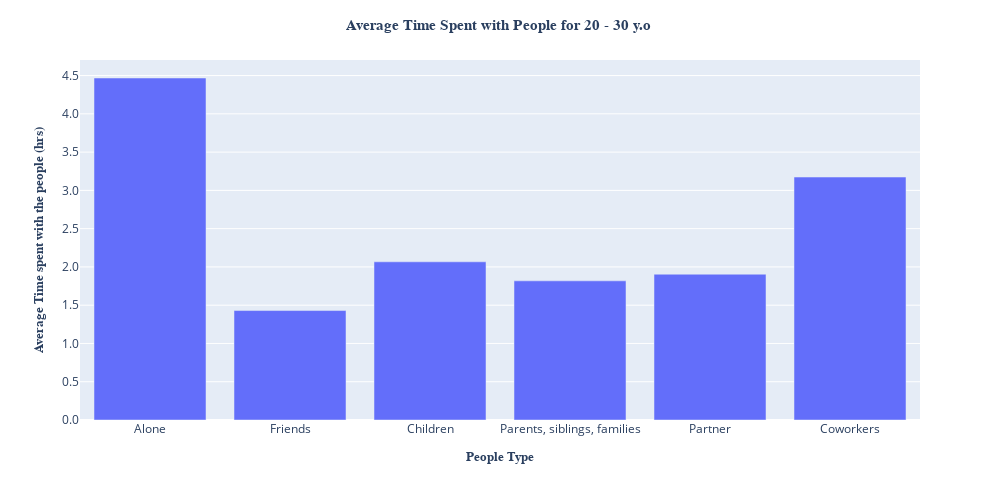

The code cell stored with this chart in its notebook:
### Markdown cell above
### **Some thoughts re. Plotly Line plot for this data**
- the line without marker is sufficient to understand the trend of time spent with each group of people
- the line plot shows the trend of time over age and show which group people spend time most at each age
- Instead of legend, use annotation with arrows &#8592; to denote what each line represents. It seems to be easier to read visually than trying to read the legend and match it in our brain (more steps to make sense of the data)
- Nice to have and yet to figure out or wait for new Plotly new features:
    - In the hover display, **BOLD** the time spent for the group people with the highest time spent at that age
    - was not able to find out how display y-value in hover in descending order (update the order of Time spent for each group as one scrolls through x-axis) ==> not sure if this function exist or more involved like using javascript and etc..

### Code cell
# Or do the math on how many days people spent on average with the different groups of people in their twenties?
the_col = ['Alone','Friends','Children','Parents, siblings, families','Partner','Coworkers']
df1_20yo = df1.loc[(df1['Year'] >= 20) & (df1['Year'] <= 30),the_col]

df1_20yo_avg = df1_20yo.mean().reset_index()
df1_20yo_avg.columns = ['People Type','Avg Time mins']
df1_20yo_avg['Avg Time hrs'] = df1_20yo_avg['Avg Time mins']/60
fig = px.bar(df1_20yo_avg, x='People Type', y='Avg Time hrs',
            color_discrete_sequence=px.colors.qualitative.Plotly)

fig.update_layout(
        width = 1000,
        height=500,
        xaxis_title={
            'text': '<b>People Type</b>',
            'font': {'size': 13, 'family': 'Arial'}
        },
        yaxis_title={'text':'<b>Average Time spent with the people (hrs)</b>',
                    'font':{'size': 13, 'family': 'Arial'}
        },
        title={'text':'<b>Average Time Spent with People for 20 - 30 y.o </b>',
                    'font':{'size': 15, 'family': 'Arial'}
        },
        title_x=0.50, #ceneter the title to the middle, title_x btw 0 and 1
        yaxis_tickformat = '.1f'
    ) # to bold font, use <b> </b> like HTML

fig.show()

### Figure 1 — Plotly figure (JSON) as saved in the notebook; plotly's stock layout.template omitted (floating-point values rounded to 4 significant figures)
{"data": [{"alignmentgroup": "True", "hovertemplate": "People Type=%{x}<br>Avg Time hrs=%{y}<extra></extra>", "legendgroup": "", "marker": {"color": "#636EFA", "pattern": {"shape": ""}}, "name": "", "offsetgroup": "", "orientation": "v", "showlegend": false, "textposition": "auto", "type": "bar", "x": ["Alone", "Friends", "Children", "Parents, siblings, families", "Partner", "Coworkers"], "xaxis": "x", "y": [4.468, 1.43, 2.067, 1.818, 1.905, 3.174], "yaxis": "y"}], "layout": {"barmode": "relative", "height": 500, "legend": {"tracegroupgap": 0}, "margin": {"t": 60}, "title": {"font": {"family": "Arial", "size": 15}, "text": "<b>Average Time Spent with People for 20 - 30 y.o </b>", "x": 0.5}, "width": 1000, "xaxis": {"anchor": "y", "domain": [0, 1], "title": {"font": {"family": "Arial", "size": 13}, "text": "<b>People Type</b>"}}, "yaxis": {"anchor": "x", "domain": [0, 1], "tickformat": ".1f", "title": {"font": {"family": "Arial", "size": 13}, "text": "<b>Average Time spent with the people (hrs)</b>"}}}}
